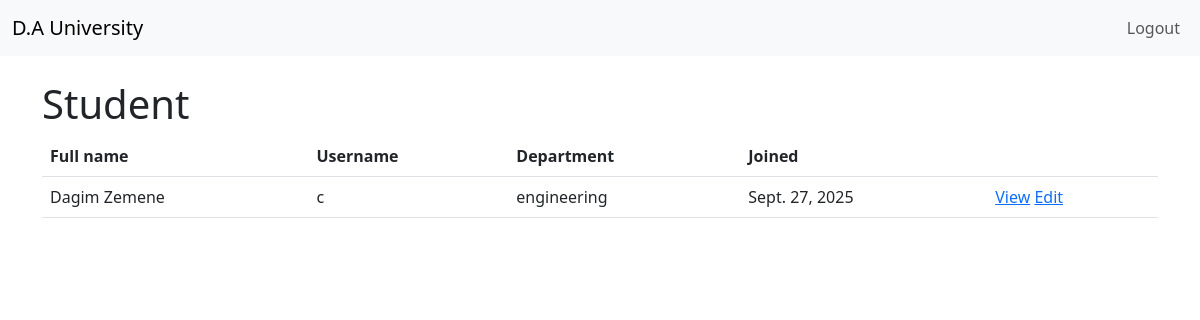
/students/ (signed in), run on the app's committed database.
### accounts/models.py (models this page shows, shortened)
class Student_user(models.Model):
    user = models.OneToOneField(User, on_delete=models.CASCADE)
    department = models.CharField(max_length=100)
    date_joined = models.DateField(auto_now_add=True,)

class User(AbstractUser):
    USER_TYPES =(
        ('admin', 'Admin'),
        ('staff', 'Staff'),
        ('student', 'Student'),
    )
    user_type = models.CharField(max_length=50, choices=USER_TYPES)
    full_name = models.CharField(max_length=100, null=True)
    registration_Date = models.DateField(auto_now_add=True)

### accounts/views.py (the view)
# urls.py: path('students/', students_list_view, name='students-list-page'),
def students_list_view(request):
    if not request.user.is_authenticated:
        return redirect('login')
    if request.user.user_type not in ("admin", "staff"):
        messages.error(request, "unauthorised access")
        return redirect('home')
    students = (
        Student_user.objects
        .select_related("user")
        .order_by("user__full_name")
    )
    return render(request, "accounts/students_list.html", {"students": students})

### accounts/Templates/accounts/students_list.html
{% extends "accounts/base.html" %}
{% block content %}
<h1>Student</h1>
<table class="table ">
  <thead>
    <tr>
      <th>Full name</th>
      <th>Username</th>
      <th>Department</th>
      <th>Joined</th>
      <th></th>
    </tr>
  </thead>
  <tbody>
    {% for s in students %}
    <tr>
      <td>{{ s.user.full_name }}</td>
      <td>{{ s.user.username }}</td>
      <td>{{ s.department }}</td>
      <td>{{ s.date_joined }}</td>
      <td>
        <a  href="{% url 'student-detail-page' user_id=s.user.id %} ">View</a>
        <a  href="{% url 'student-edit-page' user_id=s.user.id %}">Edit</a>
      </td>
    </tr>
    {% empty %}
    <tr>
        <td>No students found.</td>
    </tr>
    {% endfor %}
  </tbody>
</table>
{% endblock %}

### accounts/Templates/accounts/base.html (style rules this page uses)
body { background-color: #a7a7a7; }

### data on the page
Student_user: user.full_name "Dagim Zemene", user.username "c", department "engineering", date_joined "Sept. 27, 2025"
